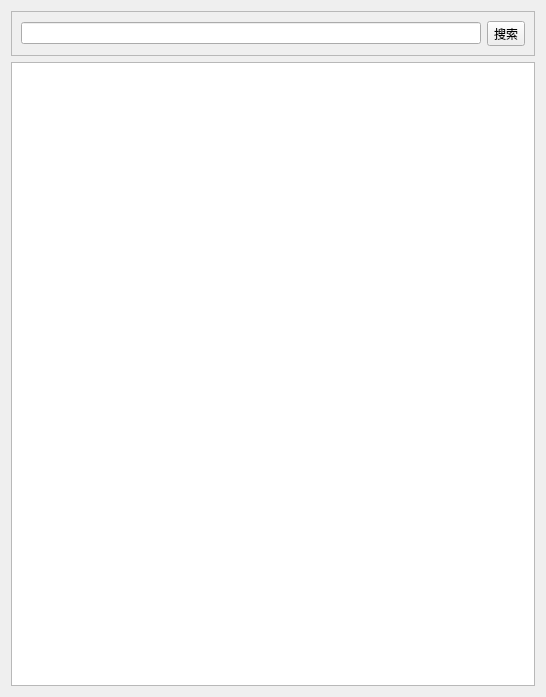
<?xml version="1.0" encoding="UTF-8"?>
<ui version="4.0">
 <class>Dialog</class>
 <widget class="QDialog" name="Dialog">
  <property name="geometry">
   <rect>
    <x>0</x>
    <y>0</y>
    <width>546</width>
    <height>697</height>
   </rect>
  </property>
  <property name="windowTitle">
   <string>搜索用户</string>
  </property>
  <layout class="QVBoxLayout" name="verticalLayout_2">
   <item>
    <widget class="QFrame" name="frame_2">
     <property name="frameShape">
      <enum>QFrame::Shape::StyledPanel</enum>
     </property>
     <property name="frameShadow">
      <enum>QFrame::Shadow::Raised</enum>
     </property>
     <layout class="QHBoxLayout" name="horizontalLayout">
      <item>
       <widget class="QLineEdit" name="lineEdit"/>
      </item>
      <item>
       <widget class="QToolButton" name="toolButton">
        <property name="text">
         <string>搜索</string>
        </property>
       </widget>
      </item>
     </layout>
    </widget>
   </item>
   <item>
    <widget class="QListView" name="listView">
     <property name="editTriggers">
      <set>QAbstractItemView::EditTrigger::NoEditTriggers</set>
     </property>
    </widget>
   </item>
  </layout>
 </widget>
 <resources/>
 <connections/>
</ui>
